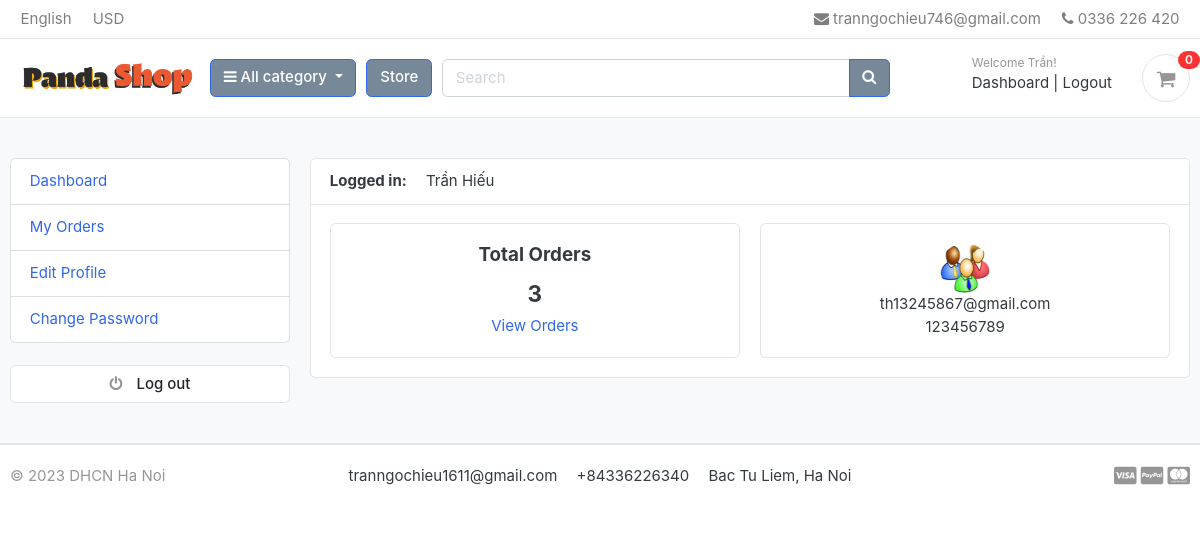
/accounts/dashboard/ (signed in), run on an earlier commit of the app's database.
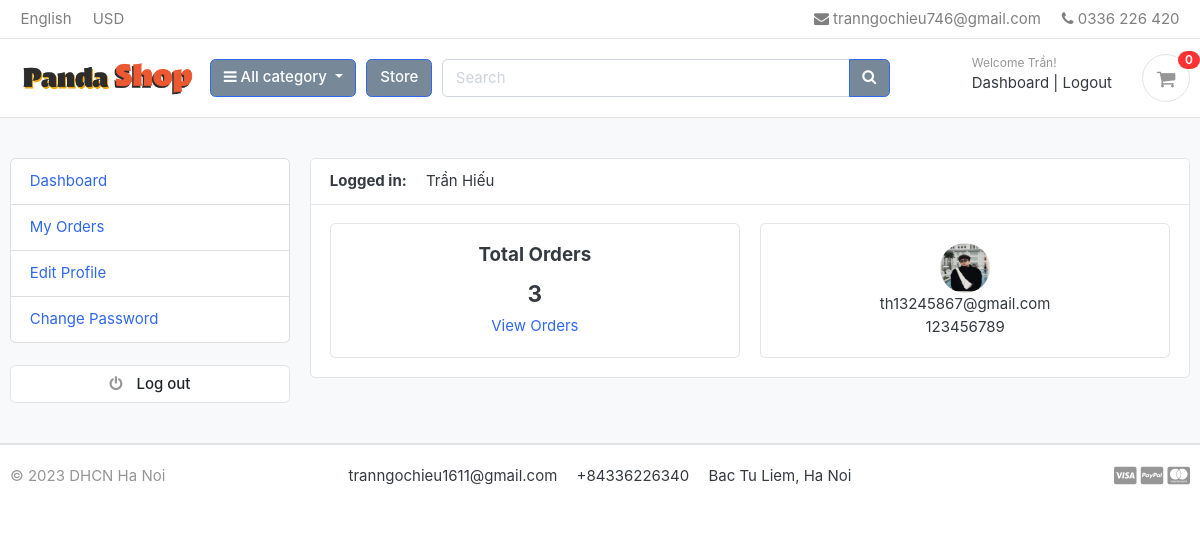
And on a later commit of the database.
### accounts/models.py (models this page shows, shortened)
class UserProfile(models.Model):
    user = models.OneToOneField(Account, on_delete=models.CASCADE)
    address_line_1 = models.CharField(blank=True, max_length=100)
    address_line_2 = models.CharField(blank=True, max_length=100)
    city = models.CharField(blank=True, max_length=50)
    state = models.CharField(blank=True, max_length=50)
    country = models.CharField(blank=True, max_length=50)
    profile_picture = models.ImageField(blank=True, upload_to='images/users/')

### accounts/views.py (the view)
# urls.py: path('dashboard/', views.dashboard, name='dashboard'),
@login_required(login_url = 'login')
def dashboard(request):
    orders = Order.objects.order_by('-created_at').filter(user_id=request.user.id, is_ordered=True)
    orders_count = orders.count()
    userprofile = UserProfile.objects.get(user_id=request.user.id)
    context = {
        'orders_count': orders_count,
        'userprofile': userprofile,
    }
    return render(request, 'accounts/dashboard.html', context)

### accounts/models.py (called while the page is built)
    def full_name(self):
        return f'{self.first_name} {self.last_name}'

### carts/context_processors.py (called while the page is built)
def counter(request):
    cart_count = 0
    if 'admin' in request.path:
        return {}
    else:
        try:
            cart = Cart.objects.filter(cart_id=_cart_id(request))
            if request.user.is_authenticated:
                cart_items = CartItem.objects.all().filter(user=request.user)
            else:
                cart_items = CartItem.objects.all().filter(cart=cart[:1])
            for cart_item in cart_items:
                cart_count += cart_item.quantity
        except Cart.DoesNotExist:
            cart_count = 0
    return dict(cart_count=cart_count)

### carts/views.py (called while the page is built)
def _cart_id(request):
    cart = request.session.session_key
    if not cart:
        cart = request.session.create()
    return cart

### category/context_processors.py (called while the page is built)
def menu_links(request):
    links = Category.objects.all()
    return dict(links=links)

### category/models.py (called while the page is built)
    def get_url(self):
        return reverse('product_by_category', args=[self.slug])

### Template/accounts/dashboard.html (shortened to what this page needs)
{% extends 'base.html' %}
{% load static %}
{% block content %}
<section class="section-conten padding-y bg">
    <div class="container">
        <div class="row">
        {% include 'includes/dashboard_sidebar.html' %}
        <main class="col-md-9">
            <article class="card">
            <header class="card-header">
                <strong class="d-inline-block mr-3">Logged in:</strong>
                <span>{{ user.full_name }}</span>
            </header>
            <div class="card-body">
                <div class="row" style="text-align: center;">
                    <div class="col-md-6">
                        <div class="card">
                            <div class="card-body">
                                <h5 class="card-title">Total Orders</h5>
                                <h4>{{ orders_count }}</h4>
                                <a href="{% url 'my_orders' %}">View Orders</a>
                            </div>
                        </div>
                    </div>
                    <div class="col-md-6">
                        <div class="card">
                            <div class="card-body">
                                <img src="{{ userprofile.profile_picture.url }}" alt="User Profile Picture" height="50" width="50" style="border-radius: 50%;" />
                                <p class="mb-0">{{ user.email }}</p>
                                <p>{{ user.phone_number }}</p>
                            </div>
                        </div>
                    </div>
                </div>
            </div>
            </article>
        </main>
    </div>
    </div>
</section>
{% endblock %}

What changed in the data, as far as the page shows it:
changed UserProfile: profile_picture: picture added in place of a placeholder
